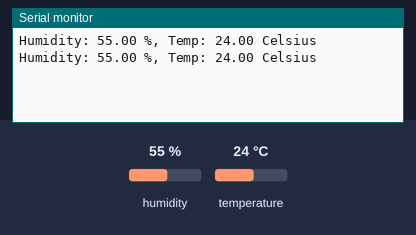
The sketch below on a simulated Arduino Uno, built with avr-gcc and run on an emulated ATmega328P. On the bench: the last lines printed to the serial monitor. The test bench sets the inputs (shaded band); at power-on: humidity 55 %, temperature 24 °C.

Above: at 14.8 s.
14.9 s: humidity set to 22 %
25.4 s: temperature set to 12 °C
At 27.1 s:
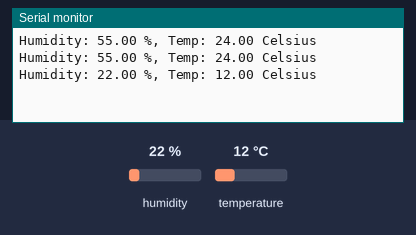
35.9 s: humidity set to 40 %
At 38.9 s:
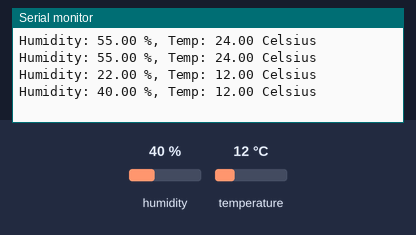
Timing chart, 0 to 40.4 s (numbered marks = the images above; inputs shaded):
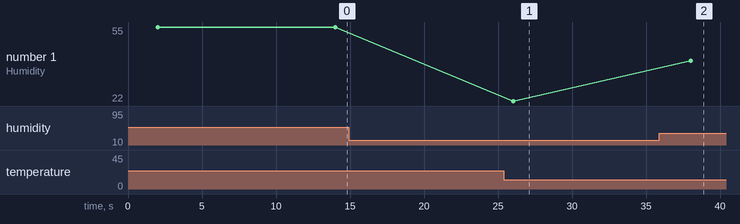

The sketch:

DHT22SicaklikveNem.ino
```cpp
//Kütüphaneler
#include <DHT.h>;

//Sabitler
#define DHTPIN 7     // Data Pini
#define DHTTYPE DHT22   // DHT 22  (AM2302)
DHT dht(DHTPIN, DHTTYPE); //// DHT sensörünün ayarları başlatılıyor.


//Variables
int chk;
float hum;  //Nem değerini tutacak
float temp; //Sicaklik değerini tutacak

void setup()
{
  Serial.begin(9600);
  dht.begin();
}

void loop()
{
    delay(2000);
    //Datayı okuyup nem ve sicaklik degelerini degiskenlerde sakliyoruz.
    hum = dht.readHumidity();
    temp= dht.readTemperature();
    //Elde ettigimiz degerleri seri port monitorune aktarıyoruz.
    Serial.print("Humidity: ");
    Serial.print(hum);
    Serial.print(" %, Temp: ");
    Serial.print(temp);
    Serial.println(" Celsius");
    delay(10000); //Delay 2 sec.
}
```

Measured:
- after the input at 25.4 s, the serial monitor: prints a new line after 0.62 s (image 1)
- after the input at 35.9 s, the serial monitor: prints a new line after 2.1 s (image 2)
- plotted number 1: 22 → 40 after the input at 35.9 s
